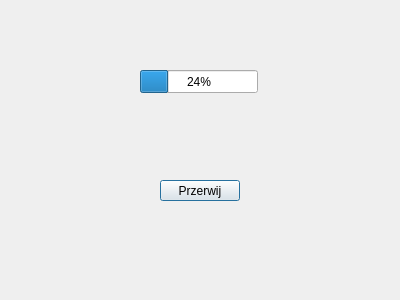
<?xml version="1.0" encoding="UTF-8"?>
<ui version="4.0">
 <class>PasekPostepu</class>
 <widget class="QDialog" name="PasekPostepu">
  <property name="geometry">
   <rect>
    <x>0</x>
    <y>0</y>
    <width>400</width>
    <height>300</height>
   </rect>
  </property>
  <property name="windowTitle">
   <string>Dialog</string>
  </property>
  <widget class="QProgressBar" name="progBar">
   <property name="geometry">
    <rect>
     <x>140</x>
     <y>70</y>
     <width>118</width>
     <height>23</height>
    </rect>
   </property>
   <property name="value">
    <number>24</number>
   </property>
  </widget>
  <widget class="QPushButton" name="pbPrzerwij">
   <property name="geometry">
    <rect>
     <x>160</x>
     <y>180</y>
     <width>80</width>
     <height>21</height>
    </rect>
   </property>
   <property name="text">
    <string>Przerwij</string>
   </property>
  </widget>
 </widget>
 <resources/>
 <connections/>
</ui>
